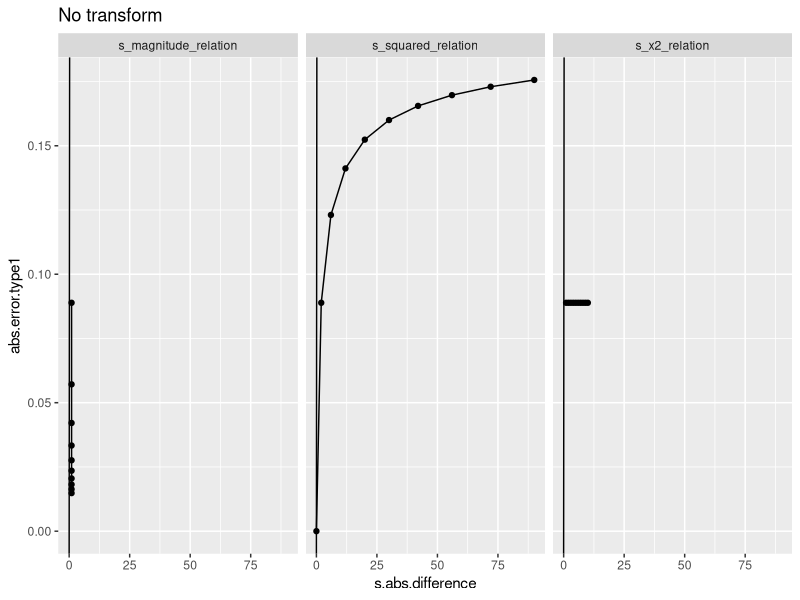
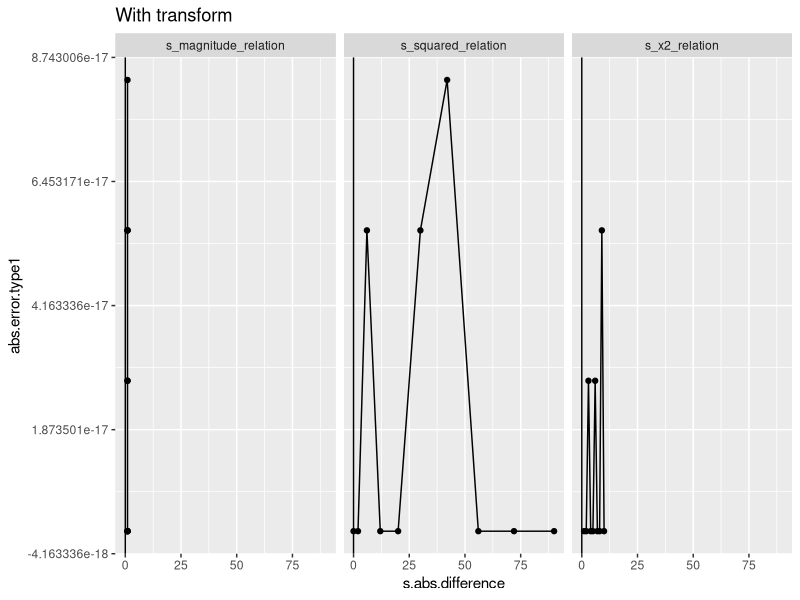
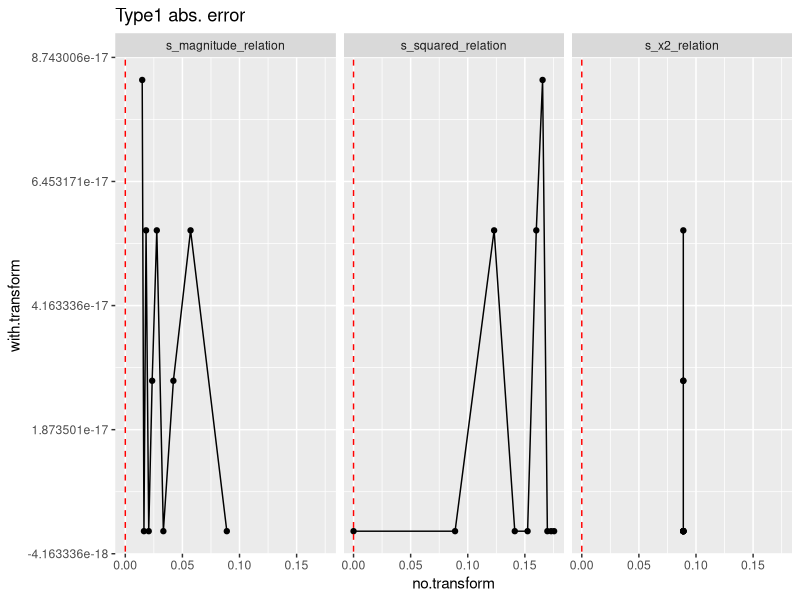
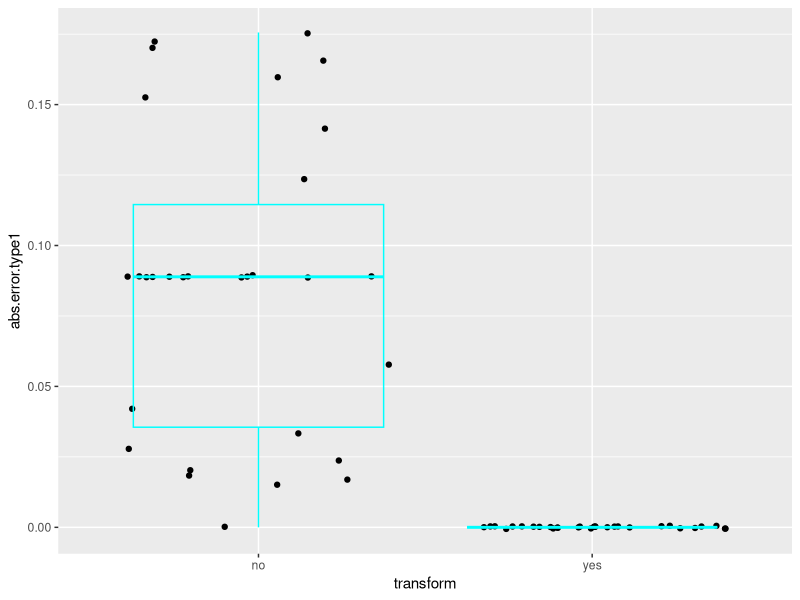
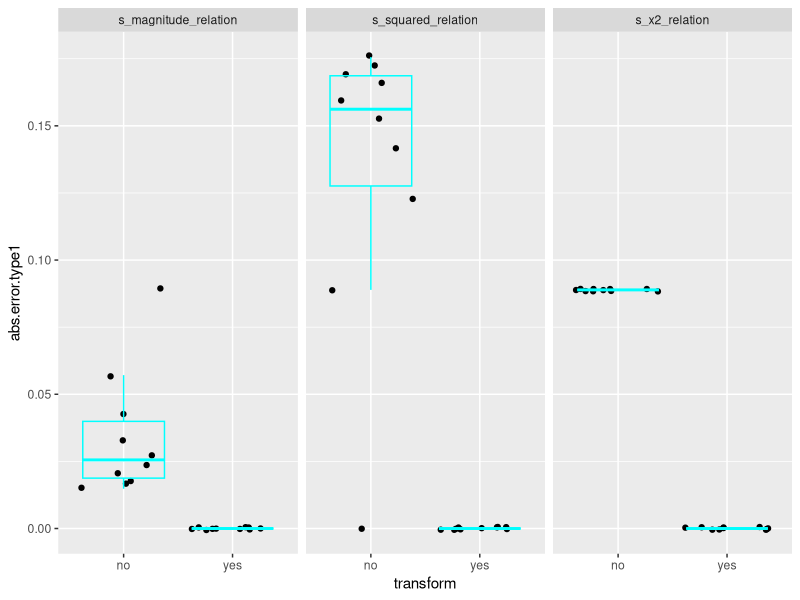

These figures' R source, in order:
library(dplyr)
library(ggplot2)

#-----------------
# helper functions
#-----------------
simulation_results <- function(s.list.experiment, z, 
                               scale.s = FALSE, p.true = c(0.2, 0.8),
                               experiment.type = "s_squared_relation"){
  y.series <- lapply(s.list.experiment, function(s){
    zs <- sweep(z, 2, s, "*"); t(t(p.true) %*% t(zs))
  })
  index.vector <- seq(length(y.series))
  experiment.list <- lapply(index.vector, function(index){
    y.experiment <- y.series[[index]]
    s.iteration <- s.list.experiment[[index]]
    z.iteration <- z
    if(scale.s){z.iteration <- sweep(z.iteration, 2, s.iteration, "*")}
    p.predicted <- nnls::nnls(A = z.iteration, b = y.experiment)$x
    p.predicted <- p.predicted/sum(p.predicted)
    c(index, s.iteration, p.predicted)
  })
  experiment.table <- do.call(rbind, experiment.list) %>% as.data.frame()
  colnames(experiment.table) <- c("index", "s.type1", "s.type2", "p.pred.type1", "p.pred.type2")
  experiment.table$s.difference <- experiment.table$s.type1 - experiment.table$s.type2
  experiment.table$s.abs.difference <- abs(experiment.table$s.difference)
  experiment.table$p.true.type1 <- p.true[1]
  experiment.table$p.true.type2 <- p.true[2]
  experiment.table$error.type1 <- experiment.table$p.pred.type1 - experiment.table$p.true.type1
  experiment.table$error.type2 <- experiment.table$p.pred.type2 - experiment.table$p.true.type2
  experiment.table$abs.error.type1 <- abs(experiment.table$error.type1)
  experiment.table$abs.error.type2 <- abs(experiment.table$error.type2)
  experiment.table$experiment.type <- experiment.type
  return(experiment.table)
}

#------------
# set s lists
#------------
s.vector <- seq(1, 10, 1)
# x2 relationship
s.list.x2 <- lapply(s.vector, function(item){c(item, item + item)})
# squared relationship
s.list.square <- lapply(s.vector, function(item){c(item, item^2)})
# shared magnitude relationship
s.list.magnitude <- lapply(s.vector, function(item){c(item, item + 1)})

#------
# set z
#------
z <- matrix(c(0, 1, 1, 0), nrow = 2)

#-----------------------------
# results without scaling on s
#-----------------------------
results1.notransform <- simulation_results(s.list.x2, 
                                           z = z, scale.s = FALSE, 
                                           experiment.type = "s_x2_relation")
results2.notransform <- simulation_results(s.list.square, 
                                           z = z, scale.s = FALSE, 
                                           experiment.type = "s_squared_relation")
results3.notransform <- simulation_results(s.list.magnitude, 
                                           z = z, scale.s = FALSE, 
                                           experiment.type = "s_magnitude_relation")
results.all.notransform <- rbind(results1.notransform, results2.notransform, 
                                 results3.notransform)

ggplot(results.all.notransform, aes(x = s.abs.difference, y = abs.error.type1)) +
  geom_point() + geom_line() + geom_abline(slope = 1, intercept = 0) +
  facet_wrap(~experiment.type) + ggtitle("No transform")

#--------------------------
# results with scaling on s
#--------------------------
z <- matrix(c(0, 1, 1, 0), nrow = 2)
results1.withtransform <- simulation_results(s.list.x2, 
                                           z = z, scale.s = TRUE, 
                                           experiment.type = "s_x2_relation")
results2.withtransform <- simulation_results(s.list.square, 
                                           z = z, scale.s = TRUE, 
                                           experiment.type = "s_squared_relation")
results3.withtransform <- simulation_results(s.list.magnitude, 
                                           z = z, scale.s = TRUE, 
                                           experiment.type = "s_magnitude_relation")
results.all.withtransform <- rbind(results1.withtransform, 
                                 results2.withtransform, 
                                 results3.withtransform)

ggplot(results.all.withtransform, aes(x = s.abs.difference, y = abs.error.type1)) +
  geom_point() + geom_line() + geom_abline(slope = 1, intercept = 0) +
  facet_wrap(~experiment.type) + ggtitle("With transform")

# plot matched results
plot.data <- data.frame(no.transform = results.all.notransform$abs.error.type1,
                        with.transform = results.all.withtransform$abs.error.type1,
                        experiment.type = results.all.withtransform$experiment.type)

ggplot(plot.data, aes(x = no.transform, y = with.transform)) +
  geom_point() + geom_line() + 
  geom_abline(slope = 1, intercept = 0, col = "red", lty = 2) +
  facet_wrap(~experiment.type) + ggtitle("Type1 abs. error")

data1 <- results.all.notransform
data2 <- results.all.withtransform
data1$transform <- "no"
data2$transform <- "yes"
plot.data <- rbind(data1, data2) %>% as.data.frame()
ggplot(plot.data, aes(x = transform, y = abs.error.type1)) + 
  geom_jitter() + geom_boxplot(col = "cyan", alpha = 0)

ggplot(plot.data, aes(x = transform, y = abs.error.type1)) + 
  geom_jitter() + geom_boxplot(col = "cyan", alpha = 0) + 
  facet_wrap(~experiment.type)
